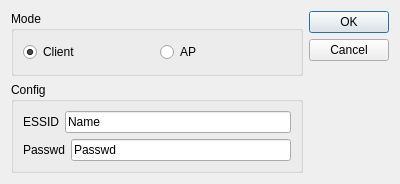
<?xml version="1.0" encoding="UTF-8"?>
<ui version="4.0">
 <class>qWifiConfigDialog</class>
 <widget class="QDialog" name="qWifiConfigDialog">
  <property name="geometry">
   <rect>
    <x>0</x>
    <y>0</y>
    <width>400</width>
    <height>184</height>
   </rect>
  </property>
  <property name="windowTitle">
   <string>Dialog</string>
  </property>
  <layout class="QHBoxLayout" name="horizontalLayout_4" stretch="1,2">
   <item>
    <layout class="QVBoxLayout" name="verticalLayout_2">
     <item>
      <widget class="QGroupBox" name="groupBox">
       <property name="title">
        <string>Mode</string>
       </property>
       <layout class="QHBoxLayout" name="horizontalLayout">
        <item>
         <widget class="QRadioButton" name="clientRadio">
          <property name="text">
           <string>Client</string>
          </property>
          <property name="checked">
           <bool>true</bool>
          </property>
         </widget>
        </item>
        <item>
         <widget class="QRadioButton" name="apRadio">
          <property name="text">
           <string>AP</string>
          </property>
         </widget>
        </item>
       </layout>
      </widget>
     </item>
     <item>
      <widget class="QGroupBox" name="groupBox_2">
       <property name="title">
        <string>Config</string>
       </property>
       <layout class="QVBoxLayout" name="verticalLayout">
        <item>
         <layout class="QHBoxLayout" name="horizontalLayout_2">
          <item>
           <widget class="QLabel" name="label">
            <property name="text">
             <string>ESSID</string>
            </property>
           </widget>
          </item>
          <item>
           <widget class="QLineEdit" name="essidEdit">
            <property name="layoutDirection">
             <enum>Qt::LeftToRight</enum>
            </property>
            <property name="text">
             <string>Name</string>
            </property>
            <property name="alignment">
             <set>Qt::AlignJustify|Qt::AlignVCenter</set>
            </property>
            <property name="dragEnabled">
             <bool>true</bool>
            </property>
           </widget>
          </item>
         </layout>
        </item>
        <item>
         <layout class="QHBoxLayout" name="horizontalLayout_3">
          <item>
           <widget class="QLabel" name="label_2">
            <property name="text">
             <string>Passwd</string>
            </property>
           </widget>
          </item>
          <item>
           <widget class="QLineEdit" name="pwdEdit">
            <property name="layoutDirection">
             <enum>Qt::LeftToRight</enum>
            </property>
            <property name="text">
             <string>Passwd</string>
            </property>
            <property name="alignment">
             <set>Qt::AlignJustify|Qt::AlignVCenter</set>
            </property>
            <property name="dragEnabled">
             <bool>true</bool>
            </property>
           </widget>
          </item>
         </layout>
        </item>
       </layout>
      </widget>
     </item>
    </layout>
   </item>
   <item>
    <widget class="QDialogButtonBox" name="buttonBox">
     <property name="orientation">
      <enum>Qt::Vertical</enum>
     </property>
     <property name="standardButtons">
      <set>QDialogButtonBox::Cancel|QDialogButtonBox::Ok</set>
     </property>
    </widget>
   </item>
  </layout>
 </widget>
 <resources/>
 <connections>
  <connection>
   <sender>buttonBox</sender>
   <signal>accepted()</signal>
   <receiver>qWifiConfigDialog</receiver>
   <slot>accept()</slot>
   <hints>
    <hint type="sourcelabel">
     <x>248</x>
     <y>254</y>
    </hint>
    <hint type="destinationlabel">
     <x>157</x>
     <y>274</y>
    </hint>
   </hints>
  </connection>
  <connection>
   <sender>buttonBox</sender>
   <signal>rejected()</signal>
   <receiver>qWifiConfigDialog</receiver>
   <slot>reject()</slot>
   <hints>
    <hint type="sourcelabel">
     <x>316</x>
     <y>260</y>
    </hint>
    <hint type="destinationlabel">
     <x>286</x>
     <y>274</y>
    </hint>
   </hints>
  </connection>
 </connections>
</ui>
